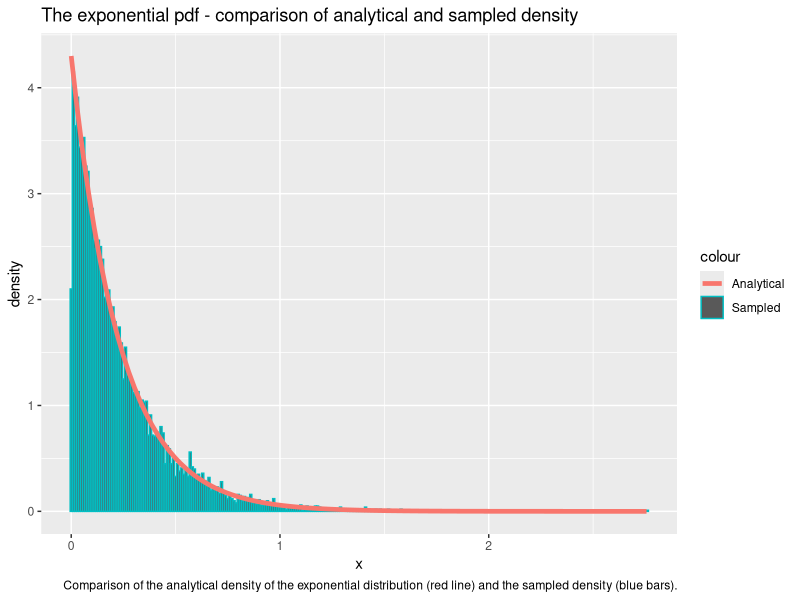
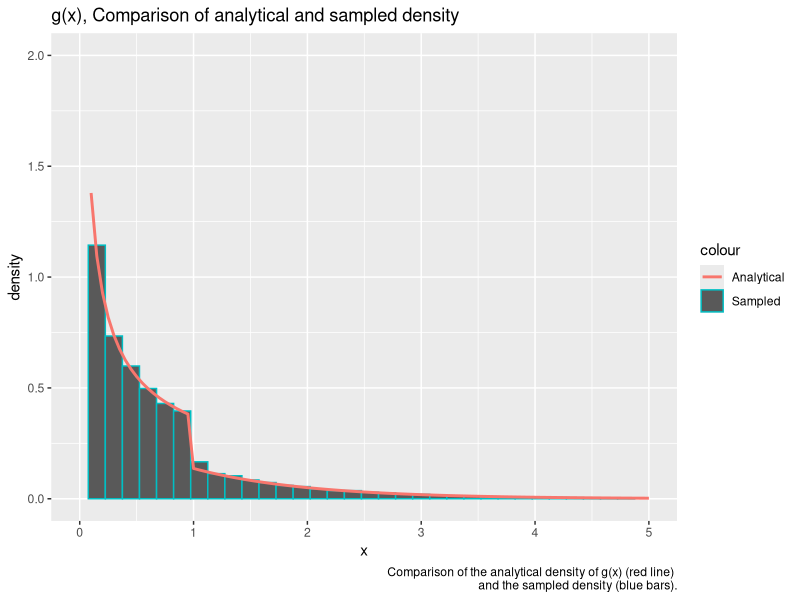
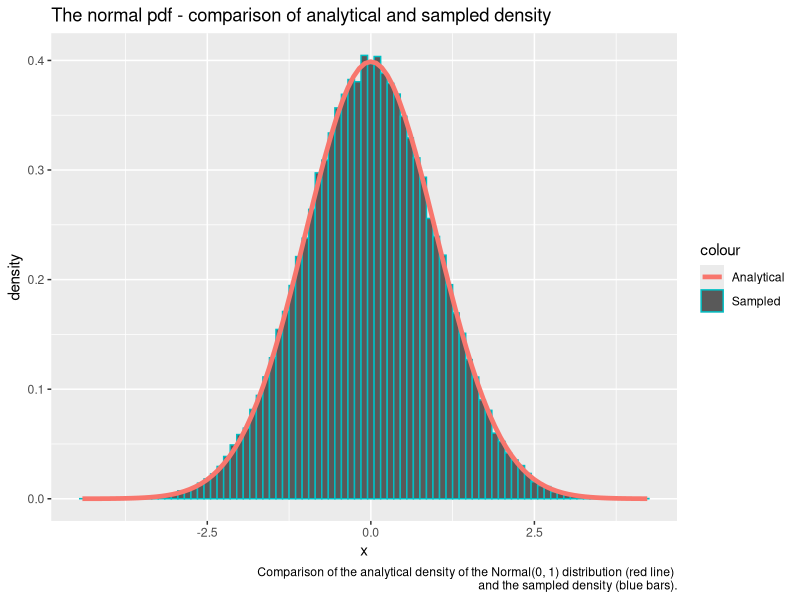
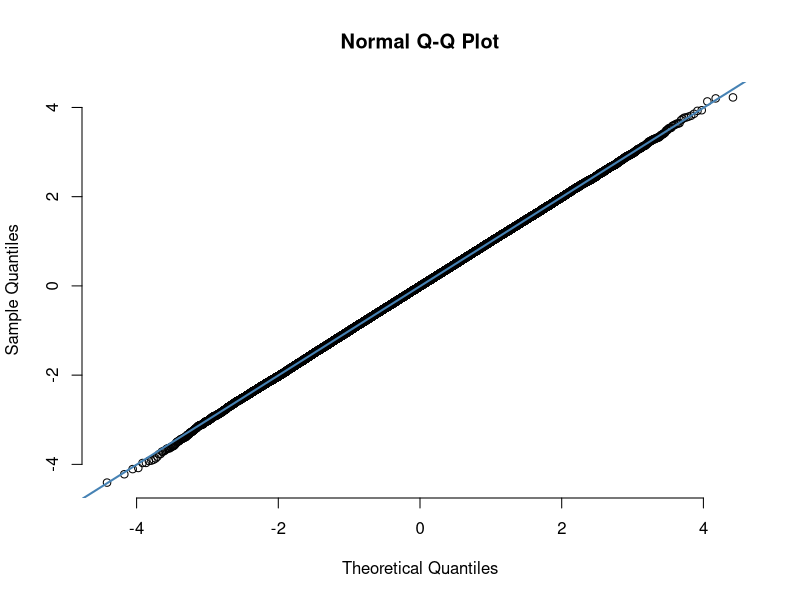
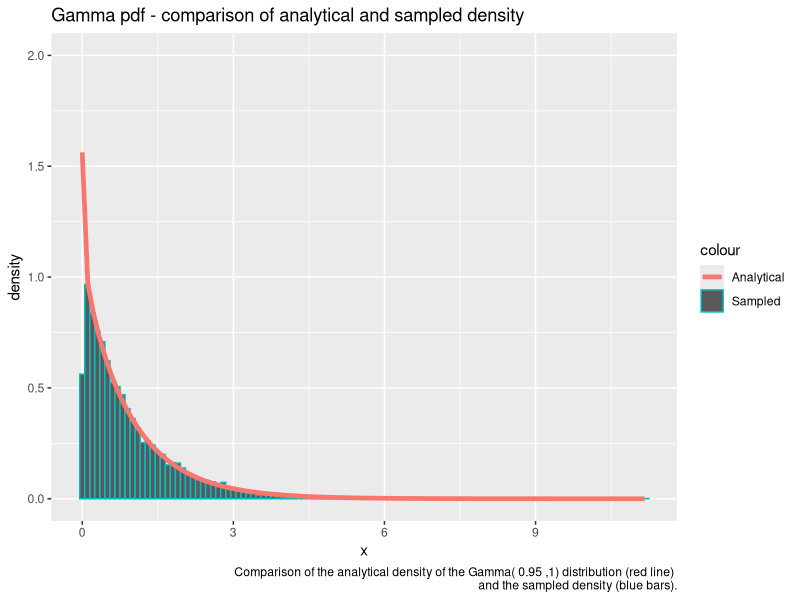
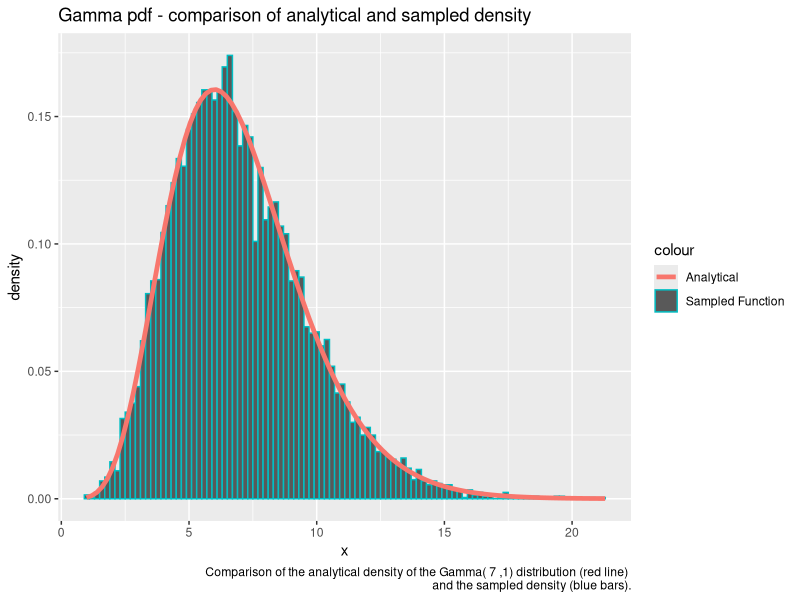
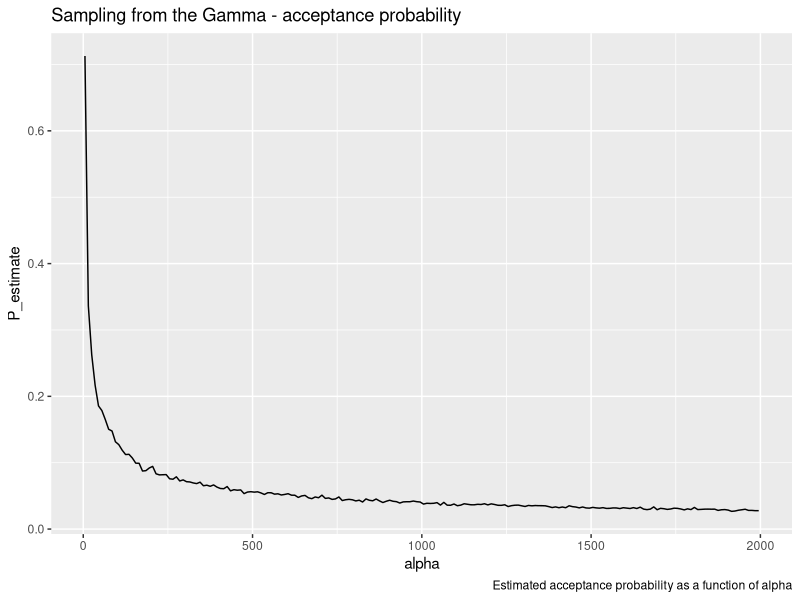
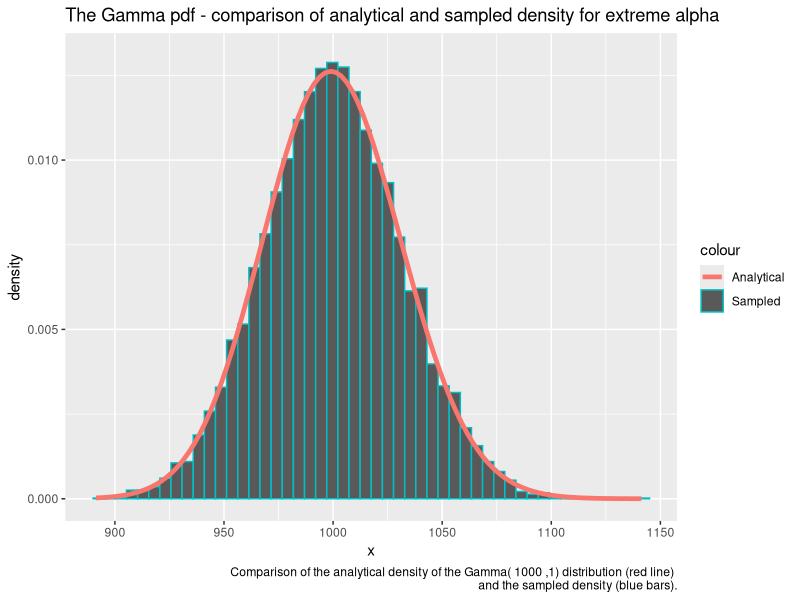

Source code (R) for these figures, in order:
## ---- chunk 1
library(formatR)
showsol <- FALSE
library(knitr)
opts_chunk$set(tidy.opts = list(width.cutoff = 68), tidy = TRUE, warning = FALSE, error = FALSE, message = FALSE, echo = TRUE)
## ---- chunk 2
library(ggplot2) # Load library for plotting
exponential<- function(lambda, n=1){ # Make default n = 1
  u = runif(n) # Draw uniformly distributed variables
  x = -1/lambda*log(u) # Do transformation to get exp. distr. variables 
  return(x)
}
## ---- chunk 3
n = 10000 # Number of samples
lambda = 4.300
x = exponential(lambda,n) # Draw samples from created function
cat('Theoretical mean: ', 1/lambda,' Computed mean: ', mean(x),'\n')
cat('Theoretical variance: ', 1/lambda^2, ' Computed variance: ', var(x))
## ---- chunk 4
# Prepare generated samples for plotting by putting them in a dataframe 
df2 <- data.frame(theo=seq(0,max(x),length.out=n), x=x)
# Plot the data
ggplot(df2, aes(x = x)) + geom_histogram(aes(y = ..density.., color = "Sampled"), binwidth=0.01) + stat_function(fun=dexp,geom = "line",size=1.6,args = (mean=lambda),aes(color="Analytical")) + ggtitle("The exponential pdf - comparison of analytical and sampled density") + labs(x='x', y='density', caption='Comparison of the analytical density of the exponential distribution (red line) and the sampled density (blue bars).')
## ---- chunk 5
# The function g(x) from problem A.2
g = function(x, alpha){
  c = alpha*exp(1)/(alpha+exp(1))
  result = vector(length = length(x))
  result[x<1.] = c*x[x<1.]^(alpha-1)
  result[x>=1.] = c*exp(-x[x>=1.])
  return(as.double(result))}

# The following function returns n from the density function g(x)
# by doing inversion sampling
G_inv = function(n, alpha){
  c = alpha*exp(1)/(alpha+exp(1))
  u = runif(n)
  result = vector(length = n)
  result[u < c/alpha] = (alpha/c * u[u < c/alpha])^(1/alpha)
  result[u >= c/alpha] = -log(1/alpha + exp(-1) - u[u >= c/alpha]/c)
  return(result)}

alpha = 0.4300
n = 100000
xsamples = G_inv(n, alpha) # Sample from the density function g(x) by inversion sampling
c = alpha*exp(1)/(alpha+exp(1))
mean = c/(alpha+1) + 2*c/exp(1)
cat('Theoretical mean: ', mean, ' Sampled mean: ', mean(xsamples))
## ---- chunk 6
variance = c/(alpha+2)+5*c/exp(1) - mean^2
cat('Theoretical variance: ', variance, ' Sampled variance: ', var(xsamples))
## ---- chunk 7
# Prepare generated samples for plotting by putting them in a dataframe 
df2 <- data.frame(theo=seq(0,max(xsamples),length.out=n), value=xsamples)
# Plot the data
ggplot(df2, aes(x = value)) + geom_histogram(aes(y = ..density.., color='Sampled'), binwidth=0.15) + stat_function(fun=g,geom = "line",size=1., args = (mean=alpha), alpha = 1., aes(color="Analytical")) + ggtitle("g(x), Comparison of analytical and sampled density") + ylim(0,2) + xlim(0,5)+labs(x='x', y='density', caption=paste('Comparison of the analytical density of g(x) (red line) \n and the sampled density (blue bars).'))
## ---- chunk 8
# Function to draw n i.i.d. Normal(0,1) variables based on Box-Muller transform
normal <- function(n){
  x_1 <- runif(n/2)
  x_2 <- exponential(1/2, n/2)
  y_1 <- sqrt(x_2)*cos(2*pi*x_1)
  y_2 <- sqrt(x_2)*sin(2*pi*x_1)
  y <- c(y_1,y_2)
  return(y)}
## ---- chunk 9
n = 100000
x <- normal(n) # Draw n i.i.d. Normal(0,1) variables
cat('Theoretical mean: ', 0,' Computed mean: ', mean(x),'\n')
cat('Theoretical variance: ', 1, ' Computed variance: ', var(x))
## ---- chunk 10
# Prepare generated samples for plotting by putting them in a dataframe 
df2 <- data.frame(theo=seq(0,max(x),length.out=n), value=x)
# Plot the data
ggplot(df2, aes(x = value)) + geom_histogram(aes(y = ..density.., col = "Sampled"), binwidth=0.1) + stat_function(fun=dnorm,aes(col = "Analytical"),geom = "line",size=1.6,args = list(mean=0, sd = 1)) + ggtitle("The normal pdf - comparison of analytical and sampled density") + labs(x='x', y='density', caption=paste('Comparison of the analytical density of the Normal(0, 1) distribution (red line) \n and the sampled density (blue bars).'))

# Make a qq-plot of the generated samples
qqnorm(x, pch = 1, frame = FALSE)
qqline(x, col = "steelblue", lwd = 2)
## ---- chunk 11
# Function to draw one sample of a d-variate Normal(mu, sigma) variable
# The function uses a transformation of d i.i.d. Normal(0,1) variables
normal_d <- function(d, mu, sigma){
  x <- normal(d)
  y <- mu + t(chol(sigma))%*%x
  return(y)}
## ---- chunk 12
d = 2
n = 100000
mu = c(1,2) # Mean vector
sigma = matrix(c(2.5,3,3,10),ncol=2,nrow=2) # Covariance matrix
sample = matrix(NA, ncol = d, nrow = n) # Prepare to draw samples
for (i in 1:n){
  sample[i,] <- normal_d(d,mu,sigma) # Draw n samples
}
average = apply(sample, 2, mean)
cat('Mean vector: \n')
average
covmat = cov(sample)
cat('Covariance matrix: \n')
covmat
## ---- chunk 13
library(nortest)
# Conduct Anderson-Daling test to check normality of the data
ad.test(sample[,1])
ad.test(sample[,2])
## ---- chunk 14
small_gamma = function(alpha, n=1){
  result = vector()
  iter = 0
  sampled = 0
  c = 1/(gamma(alpha)) * (1/alpha + exp(-1))
  
  while(sampled < n){

    # Sample from g(x)
    uniform2 = runif(n)
    x = G_inv(n, alpha)
    # Compute the acceptance probabilites
    probs = dgamma(x, alpha, rate=1) / (c * as.double(g(x, alpha)))
    # Append samples where u < f(x) / c g(x)
    result = append(result, x[uniform2 <= probs])
    # Increase counters
    sampled = sampled + sum(uniform2 <= probs)
    iter = iter + n
  }
  
  iter = iter - length(result) + n
  
  return(list(samples = result[seq(1:n)], iter = iter))
}
## ---- chunk 15
alpha = 0.95
G1 <- small_gamma(alpha, 10000)
df12 = data.frame(G1)

cat('Theoretical mean: ', alpha,' Computed mean: ', mean(G1$samples),'\n')
cat('Theoretical variance: ', alpha, ' Computed variance: ', var(G1$samples))
## ---- chunk 16
ggplot(data=df12, aes(x=samples)) + geom_histogram(data=df12, aes(x=samples, y=..density.., color="Sampled"), binwidth=0.1) +  stat_function(fun=dgamma, geom = "line",size=1.6, args = list(shape=alpha, rate=1), aes(x=samples, color = "Analytical")) + ggtitle("Gamma pdf - comparison of analytical and sampled density") + ylim(0. ,2.0) + labs(x='x', y='density', caption=paste('Comparison of the analytical density of the Gamma(', alpha, ',1) distribution (red line) \n and the sampled density (blue bars).'))
## ---- chunk 17
large_gamma <- function(alpha, n=1){
  # Log transformations of a and b+
  loga = 1/2 * (alpha - 1) * (log(alpha - 1) - 1)
  logb = 1/2 * (alpha + 1) * (log(alpha + 1) - 1)
  result = vector(mode="numeric")
  
  i = 0
  iter = 0
  while (i < n){
    iter = iter + 1 
    log_x_1 = loga + log(runif(1))
    log_x_2 = logb + log(runif(1))
    # Equivalent condition of (x_1, x_2) in C_f
    if (2*log_x_1 <= (alpha - 1)*(log_x_2 - log_x_1) - exp(log_x_2 - log_x_1)){
      result = append(result, exp(log_x_2 - log_x_1))
      i = i + 1
    }
    else{}
  }
  list(samples = result, iter = iter)
}
## ---- chunk 18
alpha = 7.
G2 = large_gamma(alpha, 10000)
cat('Theoretical mean: ', alpha,' Computed mean: ', mean(G2$samples),'\n')
cat('Theoretical variance: ', alpha, ' Computed variance: ', var(G2$samples))
## ---- chunk 19
df16 = data.frame(data=G2)

ggplot(df16, aes(x=data.samples)) + geom_histogram(data=df16, aes(x = data.samples, y=..density.., color="Sampled Function"), binwidth=0.2) + stat_function(fun=dgamma,geom = "line",size=1.6,aes(color='Analytical'),args = list(shape=alpha, rate = 1)) + ggtitle("Gamma pdf - comparison of analytical and sampled density") + labs(x='x', y='density', caption=paste('Comparison of the analytical density of the Gamma(', alpha, ',1) distribution (red line) \n and the sampled density (blue bars).'))
## ---- chunk 20
iterations = c()

for (alpha in seq(2, 2000, 10)){
  # Sample 1000 gamma variables for a particular alpha
  G = large_gamma(alpha, 1000)
  # Iter is here the average over all 1000 samples
  iterations = append(iterations, G$iter)
}

df15 = data.frame(alpha = seq(5, 2000, 10), P_estimate = 1000/iterations)

ggplot(df15, aes(x = alpha, y = P_estimate)) + geom_line() + ggtitle("Sampling from the Gamma - acceptance probability") + labs(caption='Estimated acceptance probability as a function of alpha')
## ---- chunk 21
#As specified above, gamma2 samples using rejection sampling for alpha < 1
# and the ratio of uniforms method for alpha > 1. If alpha = 1 we sample
# from the exponential
gamma2 = function(alpha, beta=1, n  = 1){
  if (alpha == 1.0){
    return(list(samples = exponential(beta, n), iter = n))
  }
  else if (alpha <= 1){
    G = small_gamma(alpha, n)
    #Insert rate / scale parameters
    G$samples = G$samples / beta
    return(G)
  }
  else if (alpha > 1){
    G = large_gamma(alpha, n)
    #Insert rate / scale parameters
    G$samples = G$samples / beta
    return(G)
  }
}

alpha = 1000
beta = 1
#Draw samples
G = gamma2(alpha, beta, 10000)
df17 <- data.frame(G)
#Compute the sampled density
histo = hist(G$samples, plot=F)
#Plot results
ggplot(df17, aes(x = samples)) + geom_histogram(aes(y = ..density.., color='Sampled'), bins=50) + stat_function(fun=dgamma,geom = "line",size=1.6,aes(color='Analytical'),args = list(shape=alpha, rate=beta)) + ggtitle("The Gamma pdf - comparison of analytical and sampled density for extreme alpha") + ylim(0, 1.1*max(histo$density)) + labs(x='x', y='density', caption=paste('Comparison of the analytical density of the Gamma(', alpha, ',1) distribution (red line) \n and the sampled density (blue bars).'))
## ---- chunk 22
library(MCMCpack)
#A function for fetching only the samples, not number of iterations
get_gamma_samples <- function(alpha){
  return(gamma2(alpha)$samples)
}

#Dirichlet sampler, as specified in the text above
dirichlet <- function(alpha){
  z<- sapply(alpha,get_gamma_samples)
  x <- z/sum(z)
  return(x)
}
## ---- chunk 23
k = 5
n = 20000
x <- matrix(NA, ncol = k, nrow = n)
#Sample the alphas from the exponential distribution
alpha <- exponential(1,k)
for (i in 1:n){
  x[i,] <- dirichlet(alpha)
}
cat('Theoretical mean: ', alpha/sum(alpha),'\n','Computed mean: ', apply(x,2,mean),'\n')
cat('Theoretical variance: ', alpha*(sum(alpha)-alpha)/(sum(alpha)^2*(sum(alpha)+1)),'\n', 'Computed variance: ', apply(x,2,var))
## ---- chunk 24
n <- 10000
alpha <- rep(1,k)
x <- matrix(NA, ncol = k, nrow = n)
for (i in 1:n){
  x[i,] <- dirichlet(alpha)
}
y <- as.vector(rdirichlet(n,alpha))
rfunc = data.frame(value = y)
ourfunc = data.frame(value = as.vector(x))
rfunc$type = 'R function'
ourfunc$type = 'Our function'
df = rbind(rfunc,ourfunc)
ggplot(df, aes(value, fill = type)) + 
   geom_histogram(alpha = 0.5, aes(y = ..density..), position = 'identity') + ggtitle('Comparison of Dirichlet samplers') + labs(x='x', y='density', caption=paste('Comparison of the sampled density of x_k\n sampled from our dirichlet sampler (red bars) and the sampler from MCMpack (blue bars)'))
## ---- chunk 25
df2 <- data.frame(theo=seq(0,max(x[,1]),length.out=n), value=x[,1])
ggplot(df2, aes(x = value)) + geom_histogram(aes(y = ..density.., colour = "Sampled"), 
      binwidth = 0.005) + stat_function(fun=dbeta,geom = "line",size=1.6,aes(col="Analytical"),args = list(shape1=1,shape2=k-1)) + ggtitle("Our function vs. analytical density") + labs(x='x', y='density', caption=paste('Comparison of the sampled density of x_1 sampled from our dirichlet sampler (blue bars) and the Beta distribution (red line)'))
## ---- chunk 26
#The unscaled density. Note that in the text we denote f as the actual density. 
f <- function(x){
  return((2+x)^125*(1-x)^38*x^34)
}
#Find c in f(x) / c g(x)
optimum = optimize(f,c(0,1),maximum = TRUE)

draw_samples <- function(n){
  samples <- rep(NA,n)
  iter = 0
  for (i in 1:n){
    finish = 0
    while(finish ==0){
      iter = iter + 1
      x_sample <- runif(1)
      #Compute acceptance probabilities
      alpha <- f(x_sample)/optimum$objective
      u = runif(1)
      if (u <=alpha){
        samples[i] <- x_sample
        finish <- 1
      }
    }
  }
  return(list(samples = samples, iterations = iter))
}
## ---- chunk 27
n = 10000
g <- function(x){
  return(f(x)*x)
}
#f_density is f / NC, where NC is the normalizing constant of f. 
f_density <- function(x){return(f(x)/integrate(f,0,1)$value)}
y <- draw_samples(n)
cat("Computed mean: ", sum(y$samples)/n, '\n')
cat("Theoretical mean: ", integrate(g,0,1)$value/integrate(f,0,1)$value, '\n')
df <- data.frame(theo=seq(0,1,length.out=n), value=y$samples)
ggplot(df, aes(x = value)) + geom_histogram(aes(y = ..density.., colour = "Sampled"), binwidth=0.001) + stat_function(fun=f_density,geom = "line",size=1.6,aes(colour="Analytical")) + ggtitle("Comparison of analytical and sampled density") + xlim(0,1) + geom_segment(x = sum(y$samples)/n, xend = sum(y$samples)/n, y = 0, yend = 100, aes(colour = "Mean"), size = 1.2, linetype = "longdash") + labs(x='x', y='density', caption=paste('Comparison of the sampled density of x_k sampled from our dirichlet sampler (red bars) and the sampler from MCMpack (blue bars)'))
## ---- chunk 28
cat("Average random numbers generated: ", y$iterations/n, '\n')
cat("Theoretical expected number: ", optimum$objective/integrate(f,0,1)$value)
## ---- chunk 29
#The new unscaled posterior target pdf, NC * f_new
unscaled_posterior_target = function(x){
  return(f_density(x)*dbeta(x, 1, 5))
}

#Compute the normalizing constant of f_new
NC_posterior = integrate(unscaled_posterior_target, 0, 1)$value

#Normalized new posterior target pdf, f_new
posterior_target = function(x){
  return(unscaled_posterior_target(x) / NC_posterior) 
}

#The density of x, f_new(x) * x
posterior_target_mean_density = function(x){
  return(x * posterior_target(x))
}

theoretical_mean = integrate(posterior_target_mean_density, 0, 1)$value

weights = posterior_target(y$samples) / f_density(y$samples)
posterior_mean = sum(y$samples*weights) / (n)
cat("IS posterior mean estimate:", posterior_mean, "\n")
cat("Analytical posterior mean:", theoretical_mean)
## ---- chunk 30
unscaled_weights = unscaled_posterior_target(y$samples) / f(y$samples)
posterior_mean_SN = sum(y$samples*unscaled_weights) / (sum(unscaled_weights))

cat("self-normalizing IS posterior mean estimate:", posterior_mean_SN, "\n")
cat("Analytical posterior mean:", theoretical_mean)
## ---- chunk 31
dbeta2 = function(x){
  return(dbeta(x, 1, 5))
}
est = sum(y$samples)/n
cat(paste('Mass left of x =',est,':', integrate(dbeta2, 0, est)$value))
